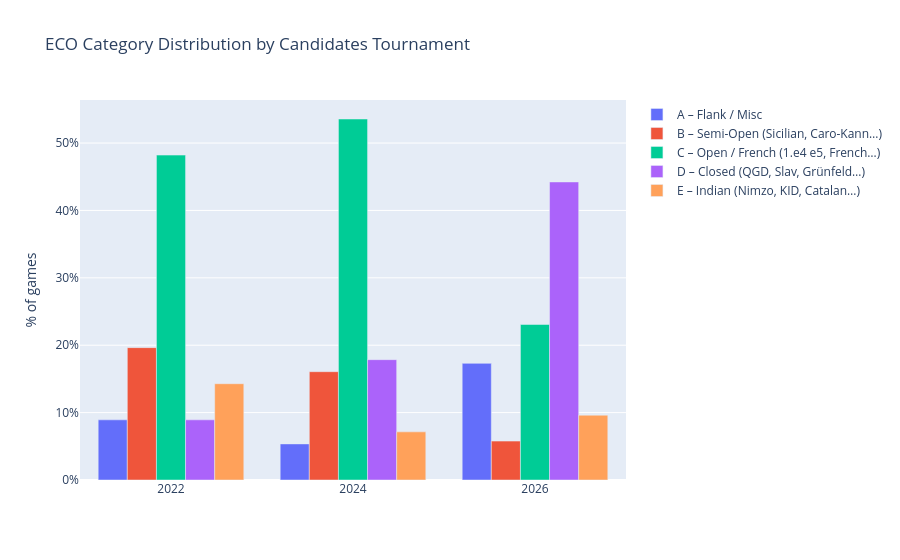

Notebook code for this chart:
### Markdown cell above
## ECO Category Distribution by Year

### Code cell
eco_labels = {
    "A": "A – Flank / Misc",
    "B": "B – Semi-Open (Sicilian, Caro-Kann…)",
    "C": "C – Open / French (1.e4 e5, French…)",
    "D": "D – Closed (QGD, Slav, Grünfeld…)",
    "E": "E – Indian (Nimzo, KID, Catalan…)",
}

eco_ct = df.groupby(["tournament", "eco_letter"]).size().unstack(fill_value=0)
eco_pct = eco_ct.div(eco_ct.sum(axis=1), axis=0) * 100
eco_pct = eco_pct.reindex(columns=sorted(eco_pct.columns))

# Reshape for plotly
eco_plot = eco_pct.reset_index().melt(id_vars="tournament", var_name="eco_letter", value_name="pct")
eco_plot["label"] = eco_plot["eco_letter"].map(eco_labels).fillna(eco_plot["eco_letter"])

fig = px.bar(
    eco_plot,
    x="tournament",
    y="pct",
    color="label",
    barmode="group",
    title="ECO Category Distribution by Candidates Tournament",
    labels={"pct": "% of games", "tournament": "", "label": "ECO Category"},
)
fig.update_layout(yaxis_ticksuffix="%", legend_title_text="")
fig.show()

### Figure 1 — Plotly figure (JSON) as saved in the notebook; plotly's stock layout.template omitted (floating-point values rounded to 4 significant figures)
{"data": [{"alignmentgroup": "True", "hovertemplate": "ECO Category=A – Flank / Misc<br>=%{x}<br>% of games=%{y}<extra></extra>", "legendgroup": "A – Flank / Misc", "marker": {"color": "#636efa", "pattern": {"shape": ""}}, "name": "A – Flank / Misc", "offsetgroup": "A – Flank / Misc", "orientation": "v", "showlegend": true, "textposition": "auto", "type": "bar", "x": ["2022", "2024", "2026"], "xaxis": "x", "y": [8.929, 5.357, 17.31], "yaxis": "y"}, {"alignmentgroup": "True", "hovertemplate": "ECO Category=B – Semi-Open (Sicilian, Caro-Kann…)<br>=%{x}<br>% of games=%{y}<extra></extra>", "legendgroup": "B – Semi-Open (Sicilian, Caro-Kann…)", "marker": {"color": "#EF553B", "pattern": {"shape": ""}}, "name": "B – Semi-Open (Sicilian, Caro-Kann…)", "offsetgroup": "B – Semi-Open (Sicilian, Caro-Kann…)", "orientation": "v", "showlegend": true, "textposition": "auto", "type": "bar", "x": ["2022", "2024", "2026"], "xaxis": "x", "y": [19.64, 16.07, 5.769], "yaxis": "y"}, {"alignmentgroup": "True", "hovertemplate": "ECO Category=C – Open / French (1.e4 e5, French…)<br>=%{x}<br>% of games=%{y}<extra></extra>", "legendgroup": "C – Open / French (1.e4 e5, French…)", "marker": {"color": "#00cc96", "pattern": {"shape": ""}}, "name": "C – Open / French (1.e4 e5, French…)", "offsetgroup": "C – Open / French (1.e4 e5, French…)", "orientation": "v", "showlegend": true, "textposition": "auto", "type": "bar", "x": ["2022", "2024", "2026"], "xaxis": "x", "y": [48.21, 53.57, 23.08], "yaxis": "y"}, {"alignmentgroup": "True", "hovertemplate": "ECO Category=D – Closed (QGD, Slav, Grünfeld…)<br>=%{x}<br>% of games=%{y}<extra></extra>", "legendgroup": "D – Closed (QGD, Slav, Grünfeld…)", "marker": {"color": "#ab63fa", "pattern": {"shape": ""}}, "name": "D – Closed (QGD, Slav, Grünfeld…)", "offsetgroup": "D – Closed (QGD, Slav, Grünfeld…)", "orientation": "v", "showlegend": true, "textposition": "auto", "type": "bar", "x": ["2022", "2024", "2026"], "xaxis": "x", "y": [8.929, 17.86, 44.23], "yaxis": "y"}, {"alignmentgroup": "True", "hovertemplate": "ECO Category=E – Indian (Nimzo, KID, Catalan…)<br>=%{x}<br>% of games=%{y}<extra></extra>", "legendgroup": "E – Indian (Nimzo, KID, Catalan…)", "marker": {"color": "#FFA15A", "pattern": {"shape": ""}}, "name": "E – Indian (Nimzo, KID, Catalan…)", "offsetgroup": "E – Indian (Nimzo, KID, Catalan…)", "orientation": "v", "showlegend": true, "textposition": "auto", "type": "bar", "x": ["2022", "2024", "2026"], "xaxis": "x", "y": [14.29, 7.143, 9.615], "yaxis": "y"}], "layout": {"barmode": "group", "legend": {"title": {"text": ""}, "tracegroupgap": 0}, "title": {"text": "ECO Category Distribution by Candidates Tournament"}, "xaxis": {"anchor": "y", "domain": [0.0, 1.0], "title": {"text": ""}}, "yaxis": {"anchor": "x", "domain": [0.0, 1.0], "ticksuffix": "%", "title": {"text": "% of games"}}}}
